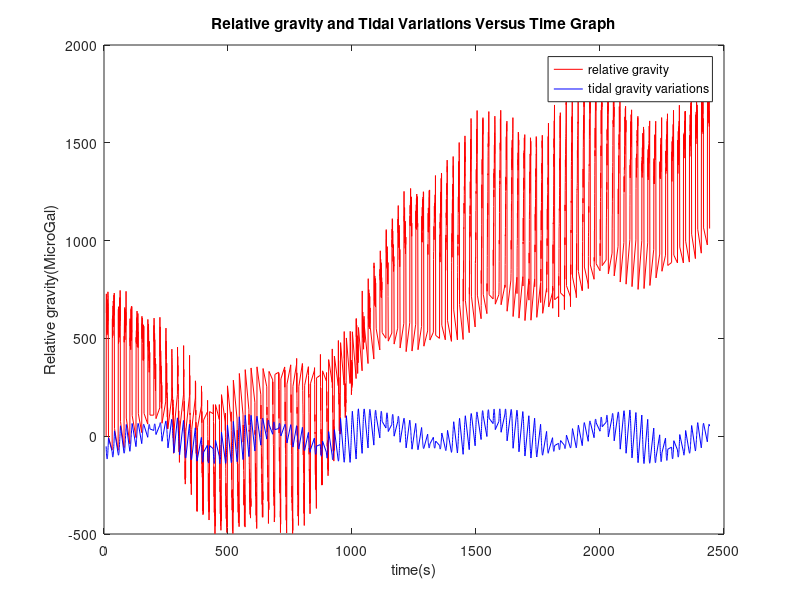
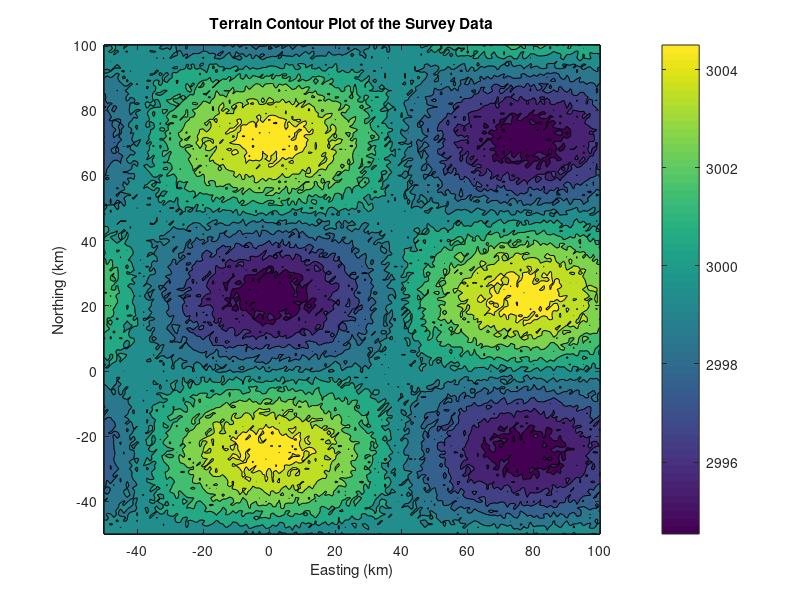
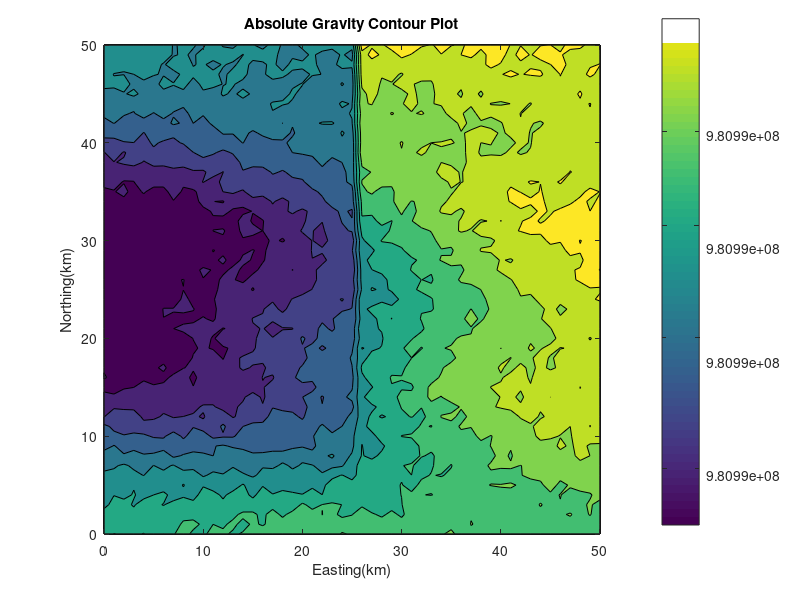
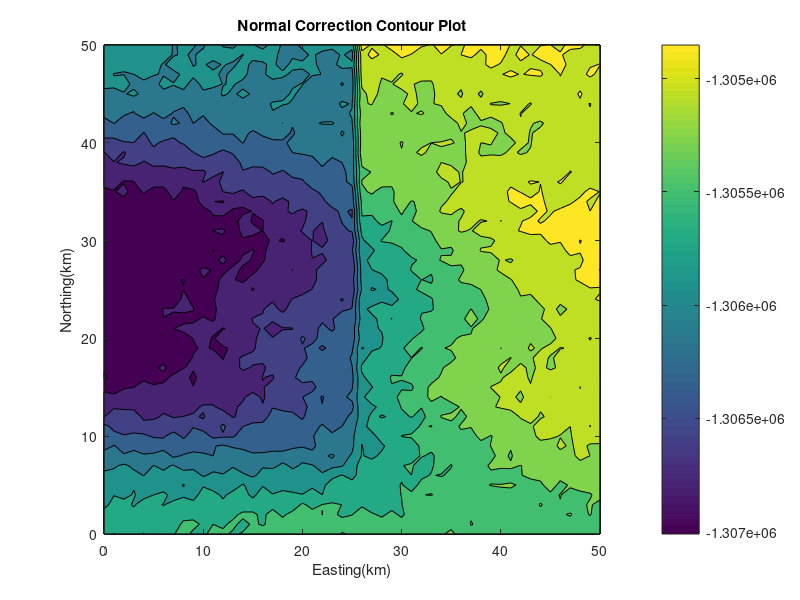

Source code (MATLAB) for these figures, in order: (Note: this script raises an error after producing the figures.)
%%%%%%%%%%%%%%%%%%%%%%%%%%%%%%%%%%%%%%%%%%%%%%%%%%%%%%%%%%%%%%%%%%%%%%%%
%Montasir Bechir Nasir
%V.01
%%%%%%%%%%%%%%%%%%%%%%%%%%%%%%%%%%%%%%%%%%%%%%%%%%%%%%%%%%%%%%%%%%%%%%%%
load('goph_547_lab_2_data_w2016_rev.mat');


base_point=grav_survey_data(:,1);
NumRows=size(grav_survey_data,1);
day=grav_survey_data(:,2);
total_time=grav_survey_data(:,3);
total_time=grav_survey_data(:,4);
x=grav_survey_data(:,5);
y=grav_survey_data(:,6);
z=grav_survey_data(:,7);
g=grav_survey_data(:,8);
dg_tide=grav_survey_data(:,9);

%Part 1
%create plots of relative gravity vs total time
g_case2=g;
g_case2(1)=0;
figure;
plot(total_time,g_case2,'r');
hold on;
%superimpose plot of tidal variation vs total time on the previous figure 
plot(total_time,dg_tide,'b');
title('Relative gravity and Tidal Variations Versus Time Graph');
xlabel('time(s)');
ylabel('Relative gravity(MicroGal)');
legend('relative gravity','tidal gravity variations');
%create a bestfit line for relative gravity readings 
g_polyfit=polyfit(total_time,g_case2,20);


%Part 2
%create a contour plot of the terrain survey data using Xt, Yt, Zt 
figure;
contourf(Xt,Yt,Zt);
colorbar;
title('Terrain Contour Plot of the Survey Data');
xlabel('Easting (km)');
ylabel('Northing (km)');
z_datum = mean(mean(Zt));
Zt_range = range(Zt);

%Part 3 
%create a sorted matrix containing x,y,z data 
x_sort=[x,y,z];
%sort through x, and then y and save the indeces 
[x_sort,ind_sort]=sortrows(x_sort,[1,2]);

%Part 4
%extract only the unique indeces from the looped input data 
[x_sort,ind_uniq]=unique(x_sort,'rows');

%Part 5
%save the unique sorted values 
Xg=x_sort(:,1);
Yg=x_sort(:,2);
Zg=x_sort(:,3);
Nx=sqrt(2601);
Ny=Nx;

%Part 6
% Reshape matrices
Xg = reshape(Xg, Nx, Ny);
Yg = reshape(Yg, Nx, Ny);
Zg = reshape(Zg, Nx, Ny);
%do not forget to check meshgrid case

%Part 7
%initialize corrected data vector
g_corr=g;
%saving the raw data
g_raw=g_corr;
%overwrite g_raw to obtain absolute gravity effect readings for all points
for i = 2:length(g_raw)
    g_raw(i) = g_raw(1) + g_raw(i);
end

%overwrite g_raw to sort and cont contain unique values
g_raw=g_raw(ind_sort);
g_raw=g_raw(ind_uniq);
%create a grid of g_raw
g_raw=reshape(g_raw,Nx,Ny);

%create a contourplot of the absolute gravity
figure;
contourf(Xg,Yg, g_raw);
colorbar;
title('Absolute Gravity Contour Plot');
xlabel('Easting(km)');
ylabel('Northing(km)');

%part 8
%compute gt using the IGF formula for ground surveys
gt=9.7803278*(1+(.0053024*((sin(49.1286))^2))-(.0000058*((sin(2*49.1286))^2)));
%unit conversion to microgal
gt=gt*(1*10^8);
g_corr(1)=g_corr(1)-gt;
leftOver=g_corr(1);
%1gal=1cm/s^2

%Part 9
%create a conturplot with normal gravity correction
g_norm=g_corr;
for i=2:length(g_norm)
    g_norm(i)=g_norm(i)+g_norm(1);
end

g_norm=g_norm(ind_sort);
g_norm=g_norm(ind_uniq);
g_norm=reshape(g_norm,Nx,Ny);
figure;
contourf(Xg,Yg, g_norm);
colorbar;
title('Normal Correction Contour Plot');
xlabel('Easting(km)');
ylabel('Northing(km)');

%DRIFT CORRECTIONS
%Part 10

for i=1:length(g_corr)
    g_corr(i)=g_corr(i)-dg_tide(i);
end

%Part 11
%tidal drift corrections
g_tide=g_corr;
for i=2:length(g_tide)
    g_tide(i)=g_tide(i)+g_tide(1);
end

g_tide=g_tide(ind_sort);
g_tide=g_tide(ind_uniq);
g_tide=reshape(g_tide,Nx,Ny);

figure;
contourf(Xg,Yg, g_tide);
colorbar;
title('Tidal Drift Corrected Contour plot');
xlabel('Easting(km)');
ylabel('Northing(km)');

%Part 12
%Instrument drift corrections 
h=1;
for i=1:length(base_point)
    if base_point(i)==2 %end of current loop
        drift=g_corr(i)
        %compute dt
        t_2=total_time(i);
        t_1=total_time(h);
        dt=t_2-t_1;
        %compute drift rate for this loop
        drift_rate=drift/dt;
        %correct for instrument drift only 
        g_corr(h+1:i-1)=g_corr(h+1:i-1)-drift_rate*(total_time(h+1:i-1)- total_time(h));
        
        %subtract this from all future points
        g_corr(i:length(base_point))= g_corr(i:length(base_point))-drift;
    end
    if i>1 & grav_survey_data(i,1)==1
        h=i;
        drift=g_corr(h);
        g_corr(h:length(base_point))=g_corr(h:length(base_point))-drift;
    end
end

IsTrue=0;
for i=1:length(base_point)
    if base_point(i)==1 | base_point(i)==2
        if g_corr(i)==0
            IsTrue=IsTrue;
        end
        if g_corr(i)~0
            IsTrue=IsTrue+1;
        end
    end
        
end

for i=2:length(g_corr)
    g_corr(i)=g_corr(i)+g_corr(1);
end

%Time series plot of gcor against time
figure;
plot(total_time,g_corr);
title('Time Series Plot of Drift Corrected Gravity vs Time');
xlabel('total time(s)');
ylabel('(microgal)');


%Part 14

g_corr=g_corr(ind_sort);
g_corr=g_corr(ind_uniq);
g_corr=reshape(g_corr,Nx,Ny);

g_drift=g_corr;

figure;
contourf(Xg,Yg, g_drift);
colorbar;
title('Drift Corrected Gravity Contour Plot');
xlabel('Easting(km)');
ylabel('Northing(km)');

%Elevation and terrain correction
%Part 15
G=6.674*10^-11;
Me=5.972*10^24;
Re=6371000;
dZ=Zg-z_datum;

%dg_FA=-(G*Me*dZ)/(
dg_FA=size(Zg);
for i=1:length(Zg)
    for j=1:length(Zg)
        dg_FA(i,j) = -.3086*dZ(i,j)*1000; %~in mgal/m
    end
end

%convert dg_FA from m/s^2 to microgal
dg_FA=dg_FA.*10^8;

for i=1:length(dg_FA)
    for j=1:length(dg_FA)
        g_corr(i,j)=g_corr(i,j)+dg_FA(i,j);
    end
end

%Part 16
%create a free air correction contour plot
g_FA=g_corr;
figure;
contourf(Xg,Yg, g_FA);
colorbar;
title('Free Air Corrected Gravity Contour Plot');
xlabel('Easting(km)');
ylabel('Northing(km)');

%Part 17
%Bouguer plate correction for surface
rhoB=2.65*(100^3)*(1/1000);%g/cc
dg_BP=size(dZ);
for i=1:length(dZ)
    for j=1:length(dZ)
        dg_BP(i,j)=2*pi*G*rhoB.*dZ(i,j);
    end
end

%unit conversion from cm/s^2 to microgal
dg_BP=dg_BP*(10^8);

for i=1:length(dg_BP)
    for j=1:length(dg_BP)
        g_corr(i,j)=g_corr(i,j)+dg_BP(i,j);
    end
end

g_elev=g_corr;
figure;
contourf(Xg,Yg, g_elev);
colorbar;
title('Bouguer Plate Corrected Gravity Contour Plot');
xlabel('Easting(km)');
ylabel('Northing(km)');

%Part 19
%Terrain correction
dg_terr=zeros(Nx,Ny);
rho_B=2650;
G=6.67*10^-11;

%get x and y coordinates from Xg and Yg and save them as a row vector xi
%using proper units
for j=1:Nx,
    for i=1:Ny,
        xi = [Xg(i,j)*1000, Yg(i,j)*1000,z_datum];
        for k = 1:151,
            for n=1:151,
            %save the coordinates of the local centres of mass relative to
            %the datum
            xm=[Xt(k,n)*1000, Yt(k,n)*1000, .5*(Zt(k,n)-z_datum)];
            dA= 1000*1000;
            %compute the mass of terrain above and below datum
            dm=rho_B*((Zt(k,n)-z_datum))*dA;
            %calculate the gravity effect using function from last lab 
            dg_terr(i,j)=dg_terr(i,j)+abs(grav_eff_point(xi,xm,dm,G));
            end
        end
    end
end

%changing units from m/s^2 to microgal
dg_terr= dg_terr*10^8; %to microGal

%increment dg_terr by the absolute gravity effect
g_corr=g_corr + dg_terr;
g_terr=g_corr;

%create contour plot for g_terr
figure;
contourf(Xg,Yg,g_terr);
xlabel('X [km]', 'fontweight', 'bold');
ylabel('Y [km]', 'fontweight', 'bold');
title('Terrain Correction Contour Plot');

%set colourbar limits
g_terr_min=min(min(g_terr));
g_terr_max=max(max(g_terr));

%add a colourbar
h_c=colorbar;
ylabel(h_c, 'g [microGal]', 'fontweight', 'bold');
caxis([g_terr_min, g_terr_max]);

%Part 21
dg_rgnl=mean(mean(g_corr));
for i=1:Nx
    for j=1:Ny
        g_corr(i,j)=g_corr(i,j)-dg_rgnl;
    end
end

g_anom=g_corr;

%create contour plot for g_anom
figure;
contourf(Xg,Yg,g_anom);
xlabel('X [km]', 'fontweight', 'bold');
ylabel('Y [km]', 'fontweight', 'bold');
title('Geoid Effects Corrected Contour Plot');

%set colourbar limits
g_anom_min=min(min(g_anom));
g_anom_max=max(max(g_anom));

%add a colourbar
h_c=colorbar;
ylabel(h_c, 'g [microGal]', 'fontweight', 'bold');
caxis([g_anom_min, g_anom_max]);

%Part 22
%create contour plots of dgdx and dgdy
dgdy=zeros(size(g_anom));
dgdx=zeros(size(g_anom));
%start at 2 to avoid index errors
for i=2:Nx
    for j=2:Ny
        dgdx(i,j)=((g_anom(i,j)-g_anom(i,j-1))/1000);
        dgdy(i,j)=((g_anom(i,j)-g_anom(i-1,j))/1000);
    end
end

%create a contour plot of dgdx
figure;
contourf(Xg,Yg, dgdx);
h_c = colorbar;
ylabel(h_c,'\partialg/\partialx [\muGal/m]','fontweight','bold');
title('dg/dx Contour Plot');
xlabel('Easting(km)');
ylabel('Northing [km]','fontweight','bold');

%create a contour plot of dgdy
figure;
contourf(Xg,Yg, dgdy);
h_c = colorbar;
ylabel(h_c,'\partialg/\partialy [\muGal/m]','fontweight','bold');
title('dg/dy Contour Plot');
xlabel('Easting(km)');
ylabel('Northing(km)');

%compute second derivative of dg/dz
dgdz_second=zeros(size(g_anom));
%make sure index doesn't crash
for i =2:Nx-1
    for j=2:Ny-1
        dgdz_second(i,j)=(1/(1000^4))*((2*((1000^2)+(1000^2))*g_anom(i,j))-(((1000^2)*(g_anom(i+1,j)+g_anom(i-1,j)))+((1000^2)*(g_anom(i,j+1)+g_anom(i,j-1)))));
    end
end

%plot contour of second derivative of dg/dz
figure;
contourf(Xg,Yg, dgdz_second);
h_c = colorbar;
ylabel(h_c,'[\muGal/m]','fontweight','bold');
title('Second Partical Derivative of Gravity with Respect to Depth Contour Plot');
xlabel('Easting(km)');
ylabel('Northing(km)');



